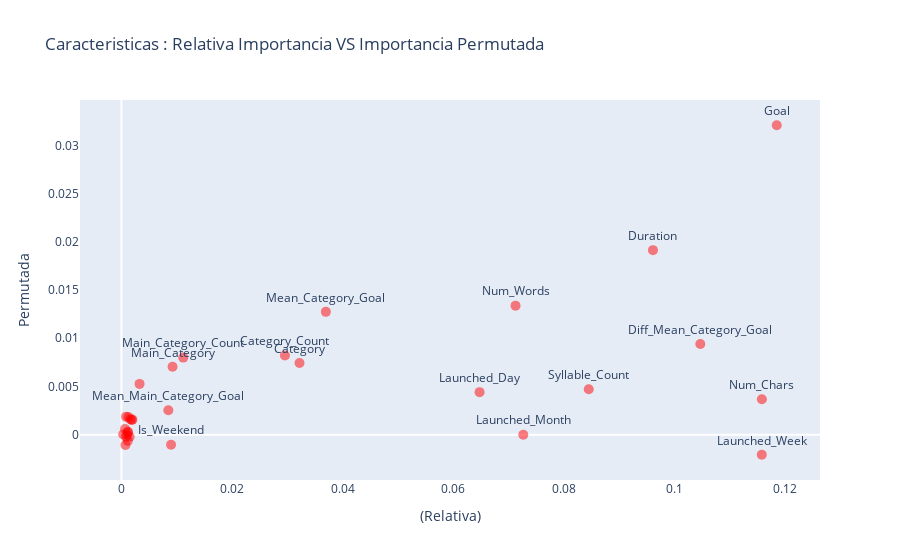

Notebook cell for this chart:
### Markdown cell above
Inferencias

- Esta es una gráfica interesante. Podemos observar que las características que se muestran en la parte superior y en azul son las más importantes, ya que si sus valores son aleatorios, el rendimiento del resultado se ve afectado.
- Podemos observar que las características principales son las características que más vimos en la sección de importancia relativa, pero usando este gráfico podemos cuantificar la cantidad de importancia asociada con ellas. Y también obtenga los que son menos importantes, por ejemplo, semana de lanzamiento, si fue fin de semana o no, etc.

Con este método, obtuvimos la importancia de una característica en un sentido más absoluto que en un sentido relativo. Supongamos que nuestro espacio de características forma la mayor parte del universo. Ahora, será interesante trazar tanto la permutación como la importancia relativa de las características y hacer algunas observaciones clave.

### Code cell
imp_df = feature_importances.reset_index().rename(columns = {"index" : "feature"})
combined_df = imp_df.merge(pi_df, on="feature")

trace0 = go.Scatter(
    x = combined_df.importance,
    y = combined_df.weight,
    text = [v.title() if i < 16 else "" for i,v in enumerate(list(combined_df.feature)) ],
    mode='markers+text',
    textposition='top center',
    marker=dict(
        size = 10, color="red", opacity=0.5,
    ),
)

trace1 = go.Scatter(
    x=[0.034, 0.095],
    y=[0.008, 0.020],
    text=['Caracteristicas',
          'Muy importantes caracteristicas'],
    mode='text',
)

data = [trace0]
layout = go.Layout(title = "Caracteristicas : Relativa Importancia VS Importancia Permutada", 
                   showlegend = False, yaxis=dict(title="(Permutada)", showgrid=False),
                   xaxis=dict(title="(Relativa)", showgrid=False))
#                       shapes = [{ 'type': 'circle', 'xref': 'x', 'yref': 'y',
#                                   'x0': 0.024, 'y0': 0.007, 'x1': 0.045, 'y1': 0.001,'opacity': 1.0,
#                                   'line': { 'color': 'rgba(50, 171, 96, 1)', 'dash': 'dot',}},
#                                { 'type': 'rect', 'x0': 0.065, 'y0': 0.019, 'x1': 0.12, 'y1': 0.0002,
#                                 'line': { 'color': 'rgba(128, 0, 128, 1)' , 'dash' : 'dot' }}])
fig = go.Figure(data = data, layout = layout)
iplot(fig, filename='bubblechart-size-ref')

### Figure 1 — Plotly figure (JSON) as saved in the notebook; plotly's stock layout.template omitted (floating-point values rounded to 4 significant figures)
{"data": [{"marker": {"color": "red", "opacity": 0.5, "size": 10}, "mode": "markers+text", "text": ["Goal", "Num_Chars", "Launched_Week", "Diff_Mean_Category_Goal", "Duration", "Syllable_Count", "Launched_Month", "Num_Words", "Launched_Day", "Mean_Category_Goal", "Category", "Category_Count", "Main_Category_Count", "Main_Category", "Is_Weekend", "Mean_Main_Category_Goal", "", "", "", "", "", "", "", "", "", "", "", "", "", "", ""], "textposition": "top center", "type": "scatter", "x": [0.1185, 0.1158, 0.1158, 0.1047, 0.09612, 0.0845, 0.07267, 0.07126, 0.06476, 0.03697, 0.0322, 0.02957, 0.01118, 0.009243, 0.008971, 0.008479, 0.003275, 0.001982, 0.001831, 0.001604, 0.001485, 0.001252, 0.001167, 0.001149, 0.001138, 0.001078, 0.0008314, 0.0007978, 0.0007245, 0.0006483, 0.000325], "y": [0.03208, 0.003673, -0.002081, 0.009397, 0.01913, 0.004714, -4.441e-17, 0.01338, 0.004408, 0.01273, 0.007438, 0.008203, 0.007989, 0.00704, -0.001041, 0.002541, 0.005265, 0.001561, 0.00153, 0.001592, -0.0002143, 0.001837, 0.0003061, -0.0006428, 0.0002449, -2.22e-17, 0.001867, -0.0002143, -0.001071, 0.0005816, 3.061e-05]}], "layout": {"showlegend": false, "title": {"text": "Caracteristicas : Relativa Importancia VS Importancia Permutada"}, "xaxis": {"showgrid": false, "title": {"text": "(Relativa)"}}, "yaxis": {"showgrid": false, "title": {"text": "Permutada"}}}}
